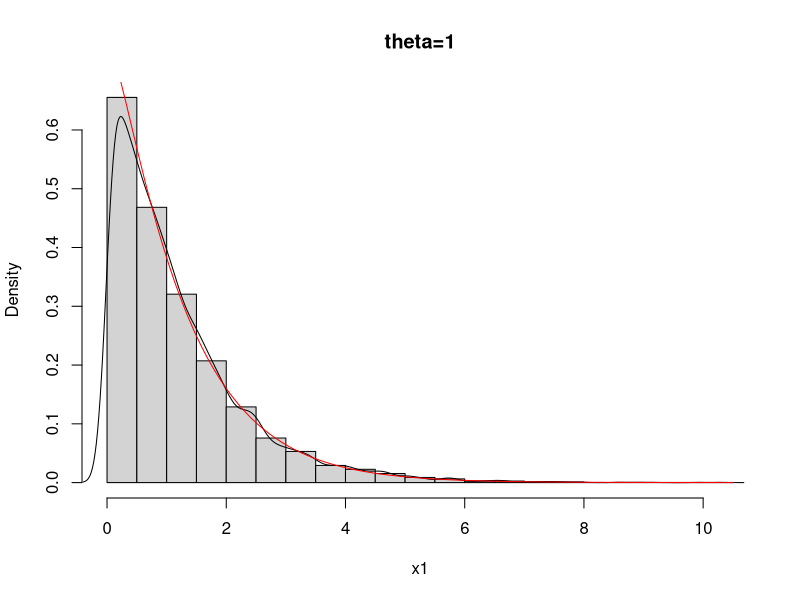
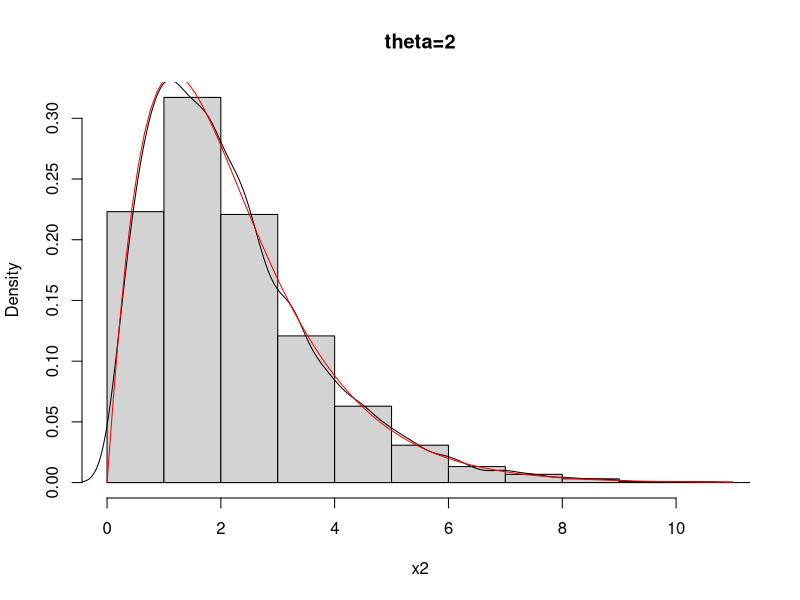
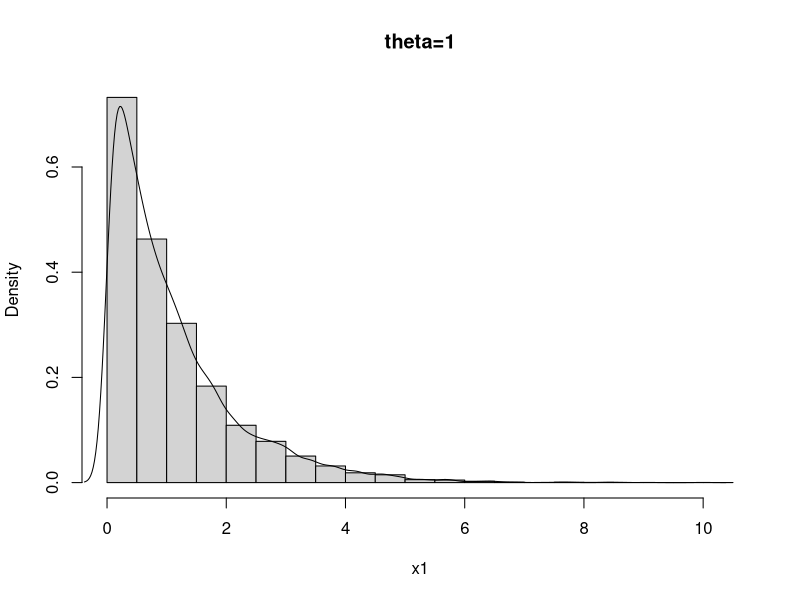
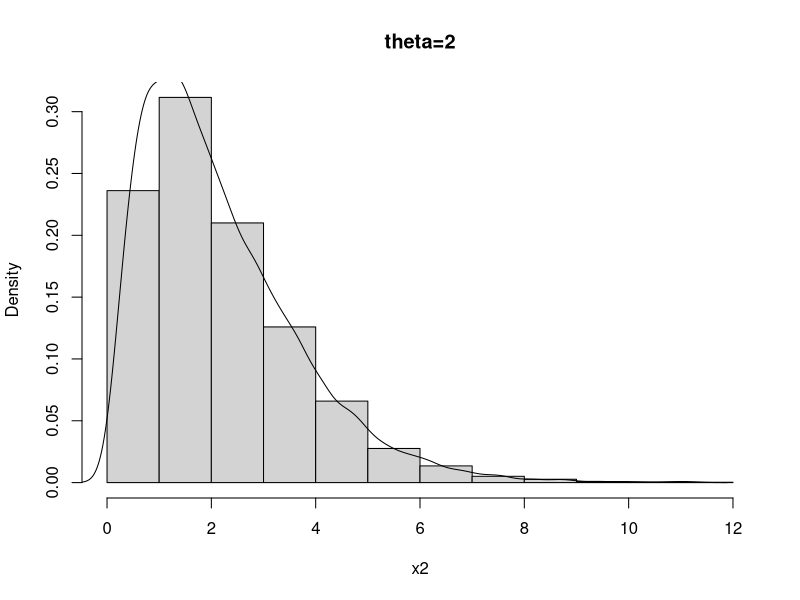
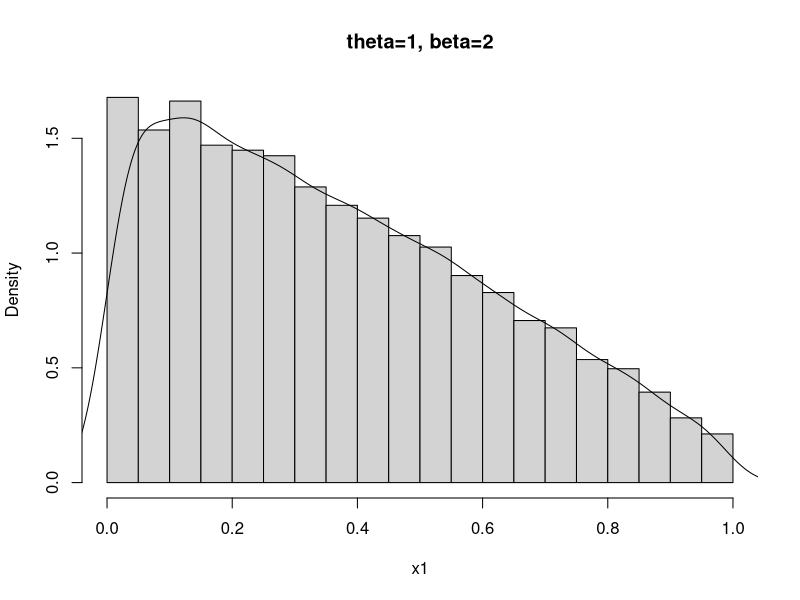
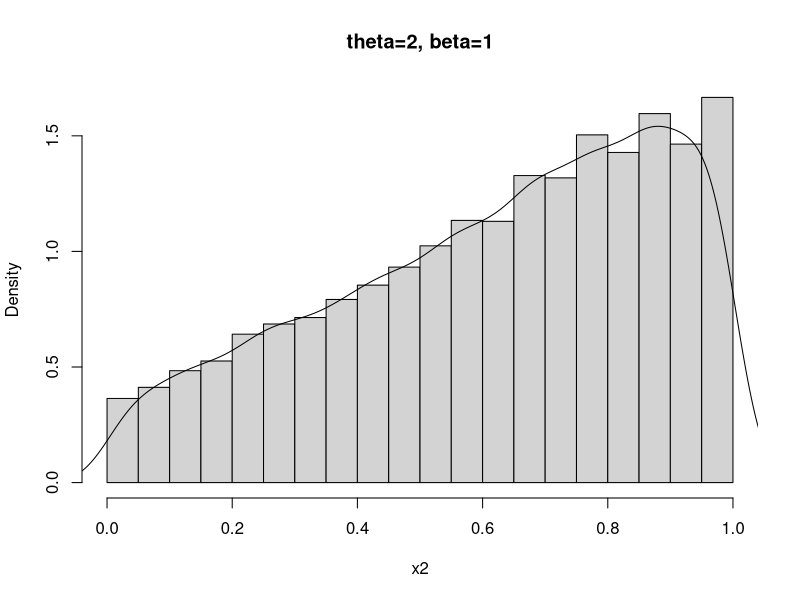
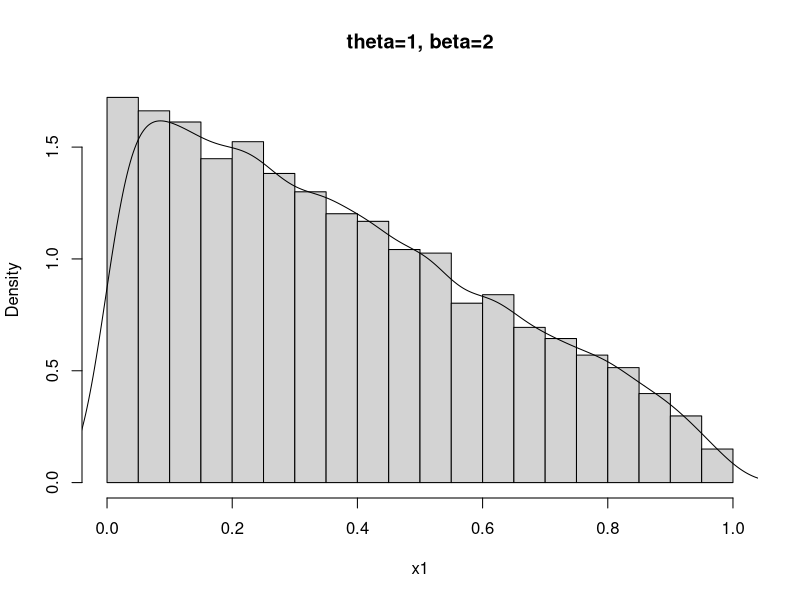
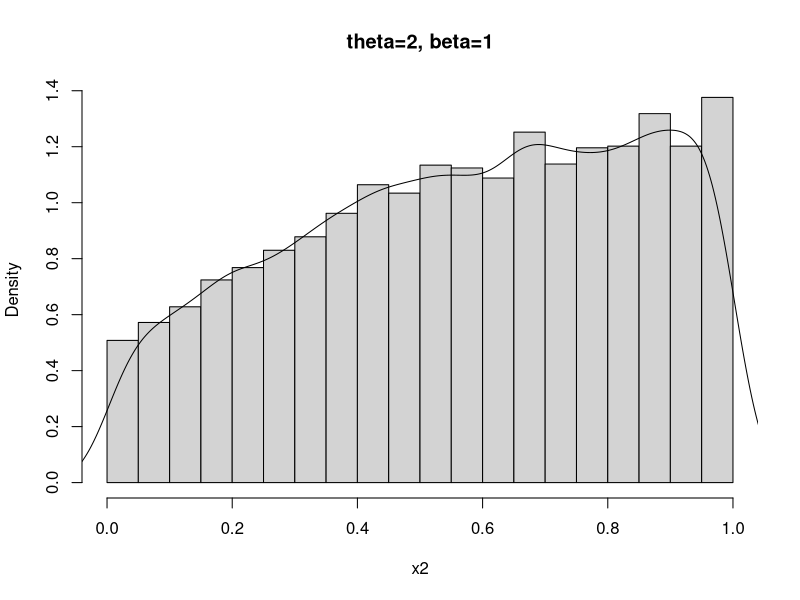

The R source for these figures, in order:
## ---- chunk 1
library(ggplot2)
knitr::opts_chunk$set(echo = TRUE)
## ---- chunk 2
rg <- function(theta, n){
  X <- NA
  for (i in 1:n){
    u <- runif(1,0,1)
    if (u < 2 * gamma(theta) / (2 * gamma(theta) + gamma(theta + 1/2))){
      X[i] <- rgamma(1, shape = theta, scale = 1)
    }else{
      X[i] <- rgamma(1, shape = theta + 1 / 2, scale = 1)
    }
  }
  return(X)
}

n <- 10000
theta1 <- 1
x1 <- rg(theta1, n)

dg <- function(x, theta){
  y <-2 * gamma(theta) / (2 * gamma(theta) + gamma(theta + 1/2)) * dgamma(x, shape = theta, scale = 1) + gamma(theta + 1/2) / (2 * gamma(theta) + gamma(theta + 1/2)) * dgamma(x, shape = theta + 1/2, scale = 1)
  return(y)
}

hist(x1, probability = TRUE, main = "theta=1")
points(density(x1), type = "l")
curve(dg(x, theta1), add = TRUE, col = "red")


theta2 <- 2
x2 <- rg(theta2, n)
hist(x2, probability = TRUE, main = "theta=2")
points(density(x2), type = "l")
curve(dg(x, theta2), add = TRUE, col = "red")
## ---- chunk 3
rf <- function(theta, n){
  y <- NA
  i <- 0
  while (i < n){
     u <- runif(1, 0, 1)
     x <- rg(theta, 1)
     if (u <= sqrt(4 + x) / (2 + sqrt(x))){
       y[i] <- x
       i <- i + 1
     }
  }
 return(y)
}


theta1 <- 1
x1 <- rf(theta1, 10000)
hist(x1, probability = TRUE, main = "theta=1")
points(density(x1), type = "l")

theta2 <- 2
x2 <- rf(theta2, 10000)
hist(x2, probability = TRUE, main = "theta=2")
points(density(x2), type = "l")
## ---- chunk 4
rg <- function(theta, beta, n){
  X <- NA
  for (i in 1:n){
    u <- runif(1,0,1)
    if (u < theta / (theta + beta)){
      X[i] <- rbeta(1, shape1 = theta, shape2 = 1)
    }else{
      X[i] <- rbeta(1, shape1 = 1, shape2 = beta)
    }
  }
  return(X)
}

rf <- function(theta, beta, n){
  y <- NA
  i <- 0
  while (i < n){
     u <- runif(1, 0, 1)
     x <- rg(theta, beta, 1)
     if (u <= (x ^ (theta - 1) / (1 + x ^ 2) + sqrt(2 + x ^ 2) * (1 - x) ^ (beta - 1)) / (x ^ (theta - 1) + (1 - x) ^ (beta - 1))){
       y[i] <- x
       i <- i + 1
     }
  }
 return(y)
}

theta1  <- 1
beta1 <- 2
x1 <- rf(theta1, beta1, 10000)
hist(x1, probability = TRUE, main = "theta=1, beta=2")
points(density(x1), type = "l")

theta2  <- 2
beta2 <- 1
x2 <- rf(theta2, beta2, 10000)
hist(x2, probability = TRUE, main = "theta=2, beta=1")
points(density(x2), type = "l")
## ---- chunk 5
rf <- function(theta, beta, n){
  i <- 0
  y <- NA
  while (i < n){
    p <- runif(1, 0, 1)
    if (p < theta / (theta + beta * sqrt(3))){
      u <- runif(1, 0, 1)
      x <- rbeta(1, shape1 = theta, shape2 = 1)
      if (u <= 1 / (1 + x ^ 2)){
        y[i] <- x
        i <- i + 1
      }
    }else{
      u <- runif(1, 0, 1)
      x <- rbeta(1, shape1 = 1, shape2 = beta)
      if (u <= sqrt( (2 + x ^ 2) / 3)) {
        y[i] <- x
        i <- i + 1
      }
    }
  }
  return (y)
}

theta1  <- 1
beta1 <- 2
x1 <- rf(theta1, beta1, 10000)
hist(x1, probability = TRUE, main = "theta=1, beta=2")
points(density(x1), type = "l")

theta2  <- 2
beta2 <- 1
x2 <- rf(theta2, beta2, 10000)
hist(x2, probability = TRUE, main = "theta=2, beta=1")
points(density(x2), type = "l")
